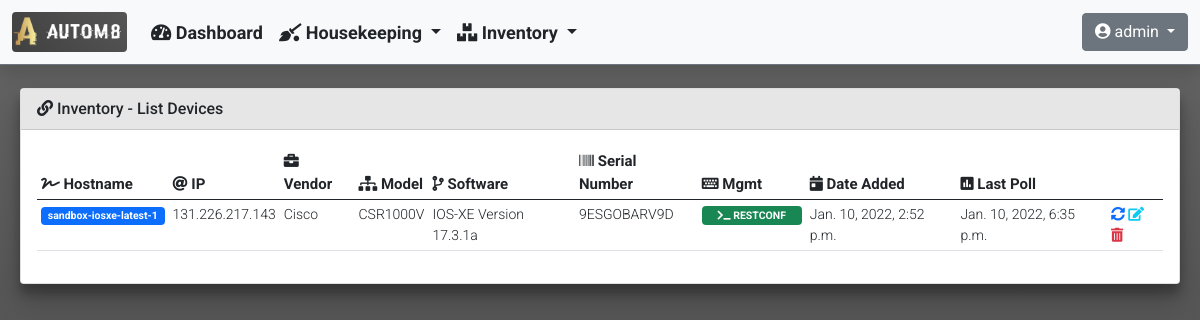
The page /inventory/device_inventory_list/ (signed in) on the database as committed earlier.
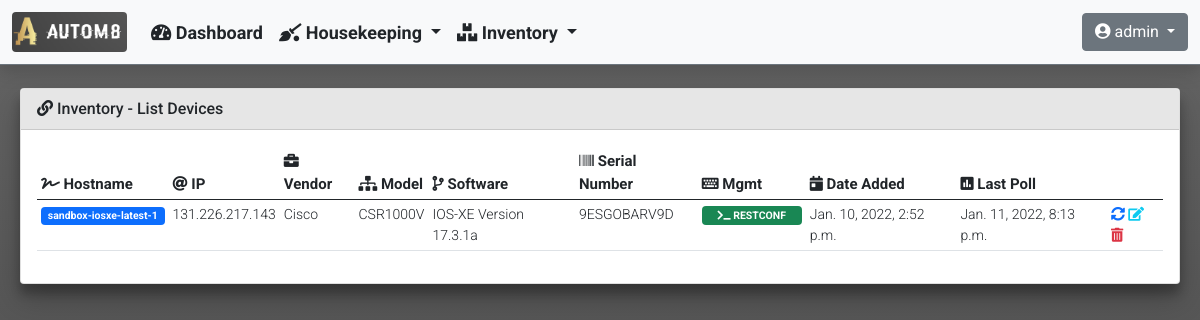
The same page on the database as committed later.
### inventory/models.py (models this page shows)
class Device(models.Model):
    hostname = models.CharField(unique=True, max_length=255)
    mgmt_ip = models.GenericIPAddressField(unique=True, max_length=12)
    username = models.CharField(blank=True, null=True, max_length=255)
    password = models.CharField(blank=True, null=True, max_length=255)
    software_version = models.CharField(blank=True, null=True, max_length=255)
    serial_number = models.CharField(blank=True, null=True, max_length=255)
    vendor = models.CharField(max_length=255)
    description = models.CharField(blank=True, null=True, max_length=255)
    hardware_model = models.CharField(blank=True, null=True, max_length=255)
    rest_conf_enabled = models.BooleanField(blank=True, null=True)
    device_uptime = models.CharField(blank=True, null=True, max_length=255)
    last_polled = models.DateTimeField(blank=True, null=True)
    date_added = models.DateTimeField(default=timezone.now())

### inventory/views.py (the view)
def device_inventory_list(request):
    list_of_devices = Device.objects.all()
    context = {
        'title': 'Inventory - List Devices',
        'card_header': 'Inventory - List Devices',
        'data': list_of_devices,
    }
    return render(request, 'inventory/device_inventory_list.html', context)

### templates/inventory/device_inventory_list.html (shortened to what this page needs)
{% extends "base_template/base.html"%}
{% block content %}
{% if data %}
<div class="table-responsive rounded">
    <table id="device_inventory" class="table table-hover table-sm" style="width:100%">
        <thead>
            <tr>
                <th><i class="fas fa-signature"></i> Hostname</th>
                <th><i class="fas fa-at"></i> IP</th>
                <th><i class="fas fa-briefcase"></i> Vendor</th>
                <th><i class="fas fa-sitemap"></i> Model</th>
                <th><i class="fas fa-code-branch"></i> Software</th>
                <th><i class="fas fa-barcode"></i> Serial Number</th>
                <th><i class="fas fa-keyboard"></i> Mgmt</th>
                <th><i class="fas fa-calendar-day"></i> Date Added</th>
                <th><i class="fas fa-poll"></i> Last Poll</th>
                <th></th>
            </tr>
        </thead>
        <tbody>
            {% for device in data %}
            <tr>
                <td>
                    <a class="badge bg-primary text-decoration-none"
                        href="{% url 'inventory:device_detailed_information' device.id %}"
                        onclick="spinner_toggle_on();">
                        {{ device.hostname }}
                    </a>
                </td>
                <td>{{ device.mgmt_ip }}</td>
                <td>{{ device.vendor }}</td>
                <td>{{ device.hardware_model }}</td>
                <td>{{ device.software_version }}</td>
                <td>{{ device.serial_number }}</td>
                {% if device.rest_conf_enabled %}
                <td>
                    <badge class="badge bg-success" style="width:100px">
                        <i class="fas fa-terminal"></i> RESTCONF
                    </badge>
                </td>
                {% else %}
                <td>
                    <badge class="badge bg-secondary" style="width:100px">
                        <i class="fas fa-terminal"></i> SSH
                    </badge>
                </td>
                {% endif %}
                <td>{{ device.date_added }}</td>
                <td>{{ device.last_polled }}</td>
                <td>
                    <a class="text-decoration-none" href="{% url 'inventory:device_force_rediscovery' device.id %}"
                        data-bs-toggle="tooltip" title="Rediscover">
                        <i class="fas fa-sync-alt"></i>
                    </a>
                    <a class="text-decoration-none" href="{% url 'inventory:device_inventory_edit' device.id %}"
                        data-bs-toggle="tooltip" title="Edit">
                        <i class="fas fa-edit text-info"></i>
                    </a>
                    <a class="text-decoration-none" href="{% url 'inventory:device_inventory_delete' device.id %}"
                        data-bs-toggle="tooltip" title="Delete">
                        <i class="fas fa-trash-alt text-danger"></i>
                    </a>
                </td>
            </tr>
            {% endfor %}
        </tbody>
    </table>
</div>
{% else %}
<h5 class="my-5 fw-bold text-center">No devices are currently present in the database...</h5>
{% endif %}
{% endblock %}

Rows that differ between the two databases and show on the page:
changed Device "Cisco": last_polled "Jan. 10, 2022, 6:35 p.m." → "Jan. 11, 2022, 8:13 p.m."
